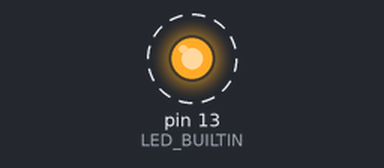
Bench run of a sketch on a simulated Arduino Uno, built with avr-gcc and run on an emulated ATmega328P. Parts: output pins drawn as LEDs (lit = HIGH). Dashed ring = blinking. What the sketch prints to the serial monitor is not drawn.

Above: at 0.8 s.
Timing chart, 0 to 4.9 s (numbered marks = the images above):
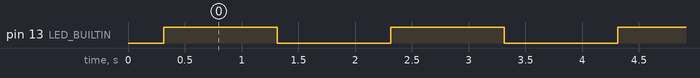

Measured:
- by itself, pin 13 (LED_BUILTIN): alternates HIGH for 1.0 s and LOW for 1.0 s

The sketch:

conditionals.ino
```cpp
// C++ code
// comparision operators
int var1 = 7;
int var2 = 8;
int var3 = 7;
void setup()
{
    pinMode(LED_BUILTIN, OUTPUT);
    Serial.begin(9500);
    if (var1 > var2)
    {
        Serial.println("var1 is great");
    }
    if (var1 < var2)
    {
        Serial.println("var2 is great");
        if (var1 >= var2)
        {
            Serial.println("var1 is either great or equal to var1");
        }
        else
        {
            Serial.println("var is either less or equal to var1");
        }
    }
    if (var1 == var3)
    {
        Serial.println("var3 is equal to var1");
    }
    if (var2 >= var1)
    {
        Serial.println("the condition is true var2 is greater than var1");
    }
    if (var1 <= var2)
    {
        Serial.println("the condition is true var1 is less than var2");
    }
    if (var1 != var2)
    {
        Serial.println("the condtion is true var1 is not eqaul to var2");
    }

    Serial.println(var1 > var2);
    Serial.println(var1 < var2);
    Serial.println(var1 != var2);
    Serial.println(var1 == var2);
    Serial.println(var1 >= var2);
    Serial.println(var1 <= var2);

    // and , or , not operator
    Serial.println("printing the result of and operation");
    Serial.println(var1 == var3 && var1 < var2);
    Serial.println("printing the result of or operation");
    Serial.println(var1 == var3 || var1 > var2);
    Serial.println("printing the result of not ! operation");
    Serial.println(!false);
    Serial.println(!true);
}

void loop()
{
    digitalWrite(LED_BUILTIN, HIGH);
    delay(1000); // Wait for 1000 millisecond(s)
    digitalWrite(LED_BUILTIN, LOW);
    delay(1000); // Wait for 1000 millisecond(s)
                 // static int num1=20;
    // Serial.println(num1++);
}
```
